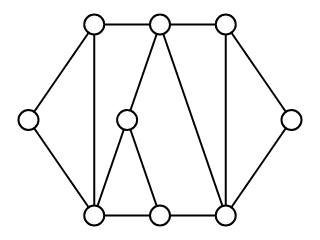

Notebook code cell kept with this figure:
### Markdown cell above
Podemos usar funções de conveniência para reinicializar as cores.

### Code cell
sn.reset_node_colors(ug)
sn.reset_edge_colors(ug)

sn.show_graph(ug)

### Figure 1 — Plotly figure (JSON) as saved in the notebook; plotly's stock layout.template omitted (floating-point values rounded to 4 significant figures)
{"data": [{"hoverinfo": "none", "line": {"color": "rgb(0, 0, 0)", "width": 2}, "mode": "lines", "type": "scatter", "uid": "28f488d2-a243-11e8-a3e4-24f5aaf6d19e", "x": [0, 0.25, null, 0, 0.25, null, 0.25, 0.5, null, 0.25, 0.25, null, 0.5, 0.75, null, 0.5, 0.75, null, 0.5, 0.375, null, 0.75, 1, null, 0.75, 0.75, null, 1, 0.75, null, 0.75, 0.5, null, 0.5, 0.25, null, 0.5, 0.375, null, 0.25, 0.375, null], "y": [0.5, 1, null, 0.5, 0, null, 1, 1, null, 1, 0, null, 1, 1, null, 1, 0, null, 1, 0.5, null, 1, 0.5, null, 1, 0, null, 0.5, 0, null, 0, 0, null, 0, 0, null, 0, 0.5, null, 0, 0.5, null]}, {"hoverinfo": "none", "marker": {"color": "rgb(255, 255, 255)", "line": {"color": "rgb(0, 0, 0)", "width": 2}, "size": 20}, "mode": "markers+text", "text": [], "textfont": {"color": "rgb(0, 0, 0)"}, "textposition": "middle center", "type": "scatter", "uid": "28f488d3-a243-11e8-8bcf-24f5aaf6d19e", "x": [0, 0.25, 0.5, 0.75, 1, 0.75, 0.5, 0.25, 0.375], "y": [0.5, 1, 1, 1, 0.5, 0, 0, 0, 0.5]}], "layout": {"height": 180, "margin": {"b": 0, "l": 0, "r": 0, "t": 0}, "showlegend": false, "width": 320, "xaxis": {"showgrid": false, "showticklabels": false, "zeroline": false}, "yaxis": {"showgrid": false, "showticklabels": false, "zeroline": false}}}
